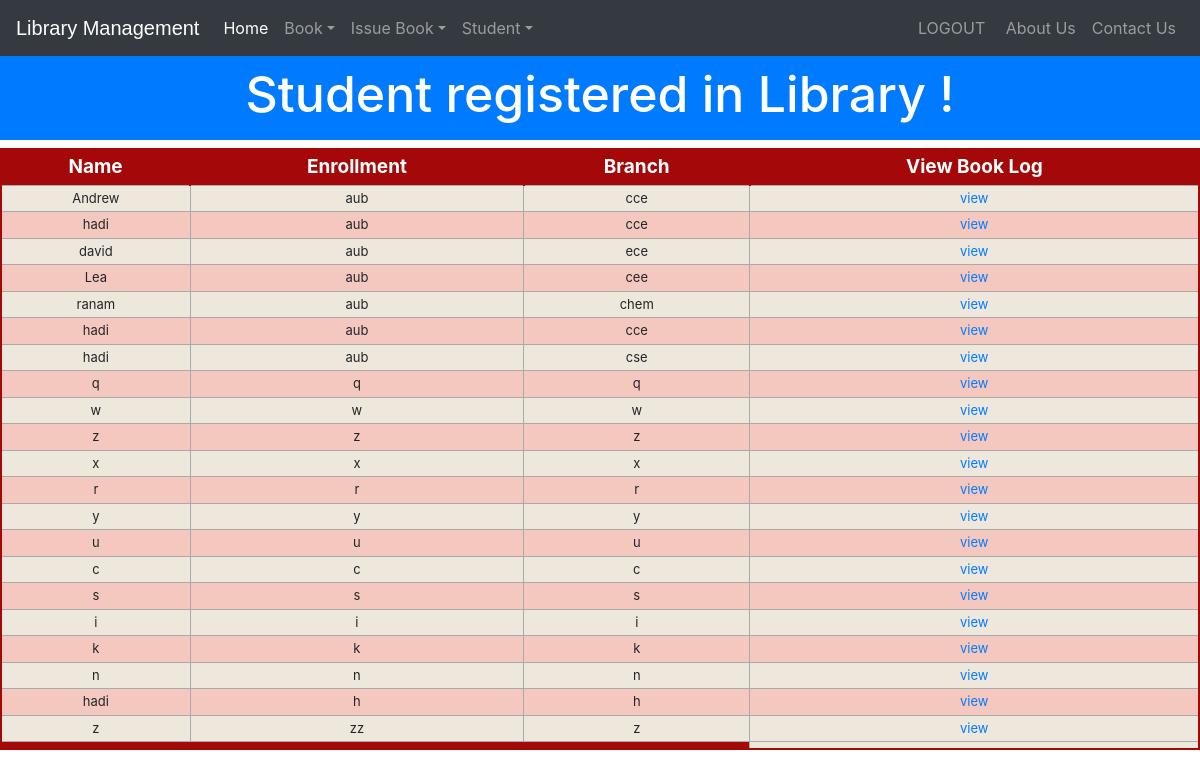
Before: /viewstudent (signed in) with the older database file.
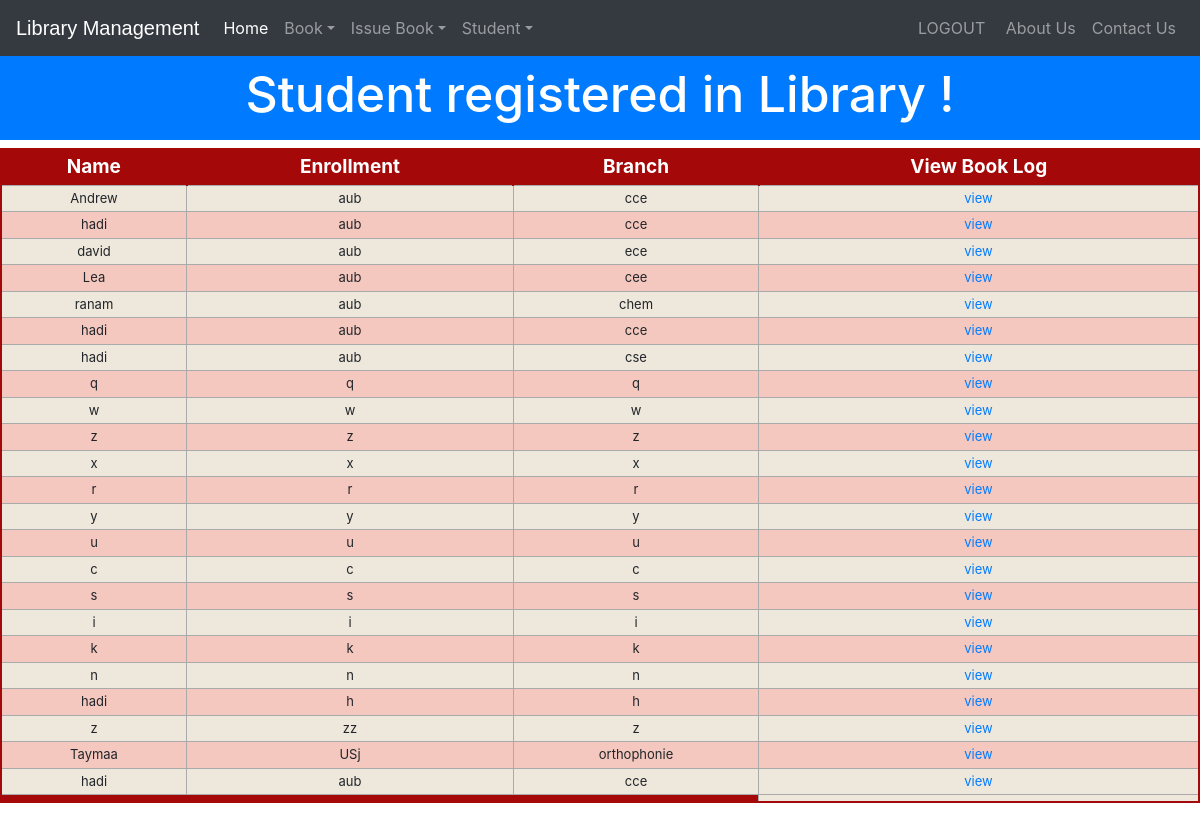
After: the same page with the newer database file.
### library/models.py (models this page shows, shortened)
class StudentExtra(models.Model):
    user=models.OneToOneField(User,on_delete=models.CASCADE)
    enrollment = models.CharField(max_length=40)
    branch = models.CharField(max_length=40)
    @property
    def get_name(self):
        return self.user.first_name

### library/views.py (the view)
# urls.py: path('viewstudent', views.viewstudent_view),
@login_required(login_url='adminlogin')
@user_passes_test(is_admin)
def viewstudent_view(request):
    students=models.StudentExtra.objects.all()
    return render(request,'library/viewstudent.html',{'students':students})

### library/views.py (called while the page is built)
def is_admin(user):
    return user.groups.filter(name='ADMIN').exists()

### templates/library/viewstudent.html (shortened to what this page needs)
<!DOCTYPE html>
<html lang="en" dir="ltr">
  <head>
  </head>
  <body>
    {% include "library/navbaradmin.html" %}
    <br>
    <br>
    <h3 class="p-3 mb-2 bg-primary text-white" style = 'font-size: 50px;text-align:center;'>Student registered in Library !</h3>
    {% if students%}
<table class="redTable">
<thead>
<tr>
<th>Name</th>
<th>Enrollment</th>
<th>Branch</th>
<th>View Book Log</th>
</tr>
</thead>
<tfoot>
<tr>
<td colspan="3">
</td>
</tr>
</tfoot>
<tbody>
  {% for s in students %}
    <tr>
      <td>{{s.get_name}}</td>
      <td>{{s.enrollment}}</td>
      <td>{{s.branch}}</td>
      <td><a href="{% url 'userbooklog' s.user.username %}">view</a></td>
    </tr>
  {% endfor %}
</tbody>
</table>
{%else%}
<h1> No Student Registered in Library</h1>
{%endif%}
<br><br><br><br><br><br>
<br><br><br>
  </body>
</html>

Changed rows visible on the page:
added StudentExtra: get_name "Taymaa", enrollment "USj", branch "orthophonie"
added StudentExtra: get_name "hadi", enrollment "aub", branch "cce"
